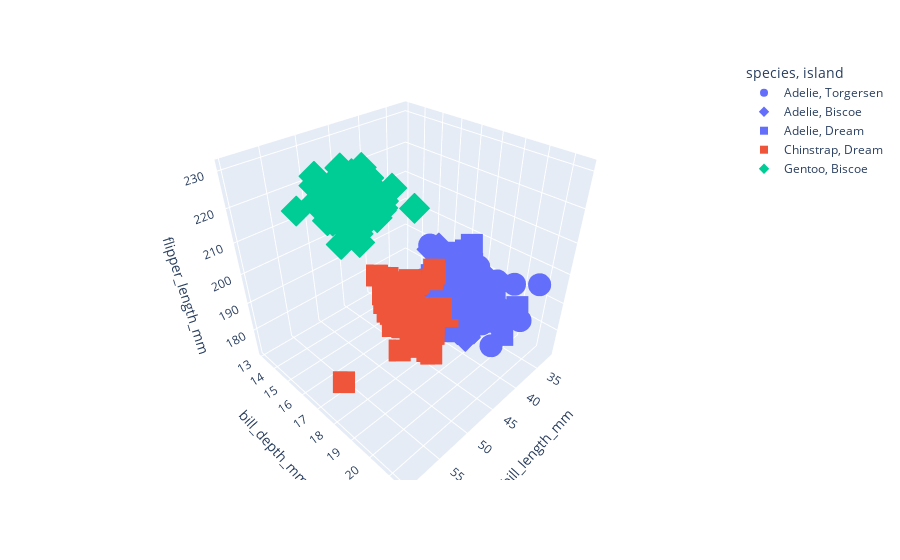

Notebook source saved alongside this figure:
### Code cell
fig = px.scatter_3d(data2, x='bill_length_mm', y='bill_depth_mm',z='flipper_length_mm',
            color='species', symbol='island')
fig.show()
